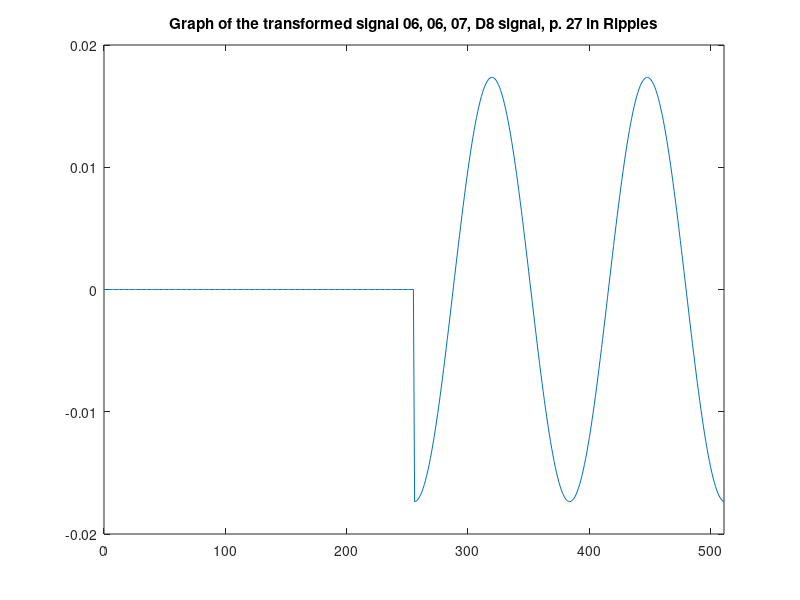
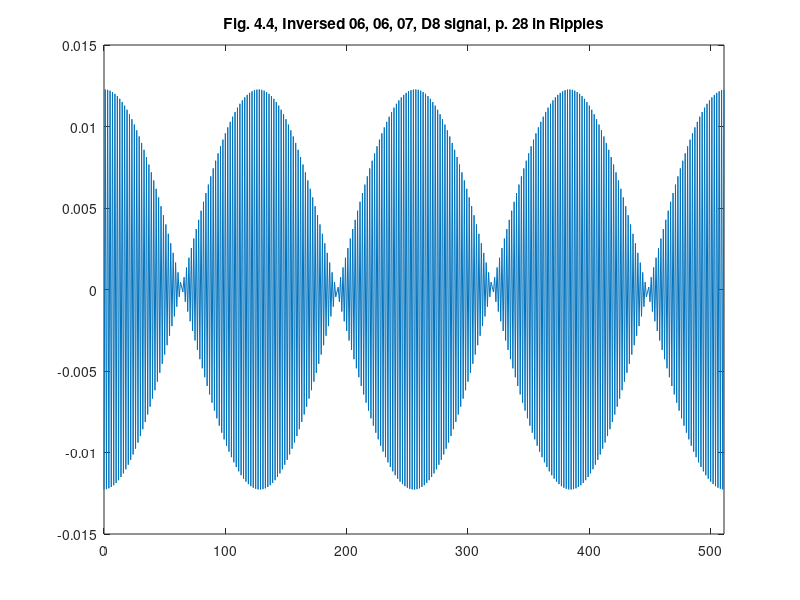

Source code (MATLAB) for these figures, in order:
%% ========================================================================
%% Programmatic octave notes on "Ripples in Mathematics" by A. Jensen
%% and A. la Cour-Harbo written with a deep gratitude to the authors for
%% this wonderful text. I added a few graphs to help me visualize Fig. 4.4.
%% 
%% Reconstruction of graphs on p.28, Ch 04.
%%
%% Author: Vladimir Kulyukin
%% 
%% NB: I have tested this code in Octave, not Matlab.
%%
%% The numbers below were computed by my Java OneDHaar class methods
%% available at https://github.com/VKEDCO/java/blob/master/haar/org.vkedco.wavelets.haar/OneDHaar.java &
%% https://github.com/VKEDCO/java/blob/master/haar/org.vkedco.wavelets.tests/RipplesInMathCh04.java
%% =========================================================================


t = [0:511];

y_s06_d06_d07_d8_p28 = [
0.0
0.0
0.0
0.0
0.0
0.0
0.0
0.0
0.0
0.0
0.0
0.0
0.0
0.0
0.0
0.0
0.0
0.0
0.0
0.0
0.0
0.0
0.0
0.0
0.0
0.0
0.0
0.0
0.0
0.0
0.0
0.0
0.0
0.0
0.0
0.0
0.0
0.0
0.0
0.0
0.0
0.0
0.0
0.0
0.0
0.0
0.0
0.0
0.0
0.0
0.0
0.0
0.0
0.0
0.0
0.0
0.0
0.0
0.0
0.0
0.0
0.0
0.0
0.0
0.0
0.0
0.0
0.0
0.0
0.0
0.0
0.0
0.0
0.0
0.0
0.0
0.0
0.0
0.0
0.0
0.0
0.0
0.0
0.0
0.0
0.0
0.0
0.0
0.0
0.0
0.0
0.0
0.0
0.0
0.0
0.0
0.0
0.0
0.0
0.0
0.0
0.0
0.0
0.0
0.0
0.0
0.0
0.0
0.0
0.0
0.0
0.0
0.0
0.0
0.0
0.0
0.0
0.0
0.0
0.0
0.0
0.0
0.0
0.0
0.0
0.0
0.0
0.0
0.0
0.0
0.0
0.0
0.0
0.0
0.0
0.0
0.0
0.0
0.0
0.0
0.0
0.0
0.0
0.0
0.0
0.0
0.0
0.0
0.0
0.0
0.0
0.0
0.0
0.0
0.0
0.0
0.0
0.0
0.0
0.0
0.0
0.0
0.0
0.0
0.0
0.0
0.0
0.0
0.0
0.0
0.0
0.0
0.0
0.0
0.0
0.0
0.0
0.0
0.0
0.0
0.0
0.0
0.0
0.0
0.0
0.0
0.0
0.0
0.0
0.0
0.0
0.0
0.0
0.0
0.0
0.0
0.0
0.0
0.0
0.0
0.0
0.0
0.0
0.0
0.0
0.0
0.0
0.0
0.0
0.0
0.0
0.0
0.0
0.0
0.0
0.0
0.0
0.0
0.0
0.0
0.0
0.0
0.0
0.0
0.0
0.0
0.0
0.0
0.0
0.0
0.0
0.0
0.0
0.0
0.0
0.0
0.0
0.0
0.0
0.0
0.0
0.0
0.0
0.0
0.0
0.0
0.0
0.0
0.0
0.0
0.0
0.0
0.0
0.0
0.0
0.0
-0.017353269107199996
-0.017321916522383546
-0.017248833923443972
-0.01713419737276341
-0.01697828303983344
-0.016781466535938518
-0.016544222009275723
-0.016267121002689743
-0.01595083107677686
-0.015596114201672194
-0.015203824921397496
-0.014774908295189326
-0.014310397620768977
-0.01381141194503726
-0.013279153368193254
-0.012714904147768758
-0.012120023609558276
-0.011495944872883619
-0.010844171398084385
-0.010166273364549937
-0.009463883888019765
-0.008738695086265102
-0.007992454002628522
-0.007226958397243124
-0.006444052416071981
-0.005645622148198233
-0.004833591082071319
-0.004009915471655274
-0.003176579623640764
-0.002335591117077376
-0.0014889759669394682
-6.387737432781892E-4
2.129673422805805E-4
0.001064195370858105
0.0019128596595747276
0.002756915701824673
0.0035943300926715572
0.004423085427499176
0.005241185162115423
0.006046658422602499
0.006837564753324707
0.007611998791656501
0.008368094858166473
0.009104031451204694
0.00981803563505819
0.010508387311108232
0.011173423361699932
0.011811541656736901
0.012421204913353977
0.013000944399365983
0.013549363471571175
0.014065140940389582
0.014547034252721722
0.014993882485369262
0.01540460914180061
0.015778224745524917
0.016113829223828053
0.016410614076126505
0.016667864321714947
0.016884960222220188
0.017061378774602554
0.017196694971116006
0.017290582823191777
0.017342816146770284
0.017353269107199934
0.017321916522383803
0.017248833923443913
0.017134197372763352
0.01697828303983336
0.016781466535938476
0.016544222009275644
0.016267121002689743
0.015950831076776823
0.015596114201672468
0.015203824921397416
0.014774908295189248
0.014310397620769135
0.01381141194503726
0.013279153368193254
0.01271490414776868
0.012120023609558198
0.01149594487288354
0.010844171398084307
0.010166273364549859
0.009463883888019843
0.00873869508626518
0.007992454002628444
0.007226958397243124
0.006444052416072216
0.005645622148198233
0.004833591082071398
0.004009915471655196
0.003176579623640764
0.002335591117077533
0.0014889759669393897
6.387737432781892E-4
-2.129673422805805E-4
-0.001064195370858105
-0.001912859659574649
-0.0027569157018245945
-0.0035943300926715572
-0.004423085427499097
-0.005241185162115344
-0.006046658422602421
-0.006837564753324707
-0.007611998791656344
-0.008368094858166473
-0.009104031451204773
-0.009818035635058111
-0.010508387311108624
-0.011173423361699854
-0.011811541656736901
-0.012421204913353977
-0.013000944399365747
-0.013549363471571175
-0.014065140940389582
-0.014547034252721644
-0.014993882485369262
-0.015404609141800573
-0.015778224745524917
-0.016113829223828643
-0.01641061407612619
-0.016667864321714947
-0.016884960222220188
-0.017061378774602242
-0.01719669497111664
-0.017290582823191777
-0.017342816146770287
-0.017353269107199937
-0.017321916522383487
-0.017248833923443924
-0.017134197372763352
-0.01697828303983336
-0.016781466535938438
-0.016544222009275644
-0.016267121002689705
-0.015950831076776823
-0.015596114201672194
-0.015203824921397416
-0.014774908295189248
-0.01431039762076882
-0.013811411945037731
-0.013279153368193254
-0.012714904147768758
-0.012120023609558198
-0.011495944872883619
-0.010844171398084385
-0.010166273364549859
-0.009463883888019765
-0.008738695086265102
-0.007992454002628444
-0.007226958397243045
-0.006444052416072216
-0.005645622148198233
-0.004833591082071398
-0.004009915471655274
-0.003176579623640764
-0.0023355911170774546
-0.0014889759669393897
-6.387737432781892E-4
2.129673422805805E-4
0.001064195370858105
0.001912859659574649
0.0027569157018247515
0.0035943300926717142
0.004423085427499333
0.005241185162115187
0.006046658422602185
0.006837564753324471
0.00761199879165603
0.00836809485816616
0.009104031451205008
0.009818035635058425
0.010508387311108624
0.011173423361700324
0.011811541656737293
0.01242120491335437
0.013000944399365277
0.013549363471570703
0.014065140940389034
0.014547034252721094
0.014993882485369812
0.015404609141801123
0.015778224745525503
0.016113829223828605
0.01641061407612678
0.016667864321715537
0.016884960222219577
0.01706137877460163
0.017196694971115385
0.01729058282319115
0.017342816146769663
0.017353269107200565
0.01732191652238411
0.01724883392344454
0.01713419737276398
0.016978283039833987
0.016781466535939066
0.016544222009275016
0.016267121002689115
0.015950831076776233
0.015596114201671644
0.015203824921396868
0.014774908295189798
0.01431039762076937
0.013811411945037731
0.013279153368193648
0.01271490414776923
0.012120023609557728
0.011495944872883149
0.010844171398083913
0.010166273364549467
0.00946388388801945
0.008738695086265494
0.00799245400262868
0.007226958397243359
0.006444052416072216
0.00564562214819839
0.004833591082071555
0.004009915471655117
0.003176579623640607
0.0023355911170772972
0.0014889759669393112
6.387737432781107E-4
-2.129673422805805E-4
-0.001064195370858105
-0.0019128596595747276
-0.0027569157018247515
-0.0035943300926717142
-0.004423085427499333
-0.005241185162115187
-0.006046658422602185
-0.006837564753324471
-0.00761199879165603
-0.008368094858166081
-0.009104031451205087
-0.009818035635058425
-0.010508387311108546
-0.011173423361700246
-0.011811541656737371
-0.012421204913354448
-0.013000944399365277
-0.01354936347157078
-0.014065140940389034
-0.014547034252721094
-0.014993882485369812
-0.015404609141801123
-0.015778224745525503
-0.016113829223828605
-0.01641061407612678
-0.016667864321715537
-0.016884960222219556
-0.01706137877460163
-0.017196694971115395
-0.01729058282319115
-0.017342816146769656
];

figure;
plot(t, y_s06_d06_d07_d8_p28);
xlim([0 511]);
title('Graph of the transformed signal 06, 06, 07, D8 signal, p. 27 in Ripples');

y_fig44a_p28 = [
-0.012270614261456144
0.012270614261456144
-0.012248444636124706
0.012248444636124706
-0.012196767434827796
0.012196767434827796
-0.012115707152469735
0.012115707152469735
-0.012005459070370775
0.012005459070370775
-0.011866288785817247
0.011866288785817247
-0.011698531572214593
0.011698531572214593
-0.011502591571384028
0.011502591571384028
-0.01127894081995004
0.01127894081995004
-0.011028118112162227
0.011028118112162227
-0.010750727701893198
0.010750727701893198
-0.010447437846937746
0.010447437846937746
-0.01011897919912158
0.01011897919912158
-0.009766143044096731
0.009766143044096731
-0.009389779395065634
0.009389779395065634
-0.00899079494502425
0.00899079494502425
-0.008570150882459715
0.008570150882459715
-0.00812886057576273
0.00812886057576273
-0.007667987131934673
0.007667987131934673
-0.007188640835469439
0.007188640835469439
-0.006691976473580885
0.006691976473580885
-0.006179190554219616
0.006179190554219616
-0.005651518423580193
0.005651518423580193
-0.005110231290043676
0.005110231290043676
-0.004556633161726054
0.004556633161726054
-0.003992057705007934
0.003992057705007934
-0.003417865031615452
0.003417865031615452
-0.0028354384219922975
0.0028354384219922975
-0.0022461809928553955
0.0022461809928553955
-0.0016515123169644765
0.0016515123169644765
-0.0010528650032466946
0.0010528650032466946
-4.516812455159225E-4
4.516812455159225E-4
1.5059065189787502E-4
-1.5059065189787502E-4
7.524997632410989E-4
-7.524997632410989E-4
0.0013525960367434808
-0.0013525960367434808
0.0019494337879198962
-0.0019494337879198962
0.0025415751823509303
-0.0025415751823509303
0.003127593699552067
-0.003127593699552067
0.0037060775695861303
-0.0037060775695861303
0.00427563317414098
-0.00427563317414098
0.004834888403878024
-0.004834888403878024
0.005382495963964118
-0.005382495963964118
0.0059171366198217945
-0.0059171366198217945
0.006437522375282444
-0.006437522375282444
0.006942399575480818
-0.006942399575480818
0.007430551927019302
-0.007430551927019302
0.007900803428126213
-0.007900803428126213
0.008352021201746052
-0.008352021201746052
0.00878311822474026
-0.00878311822474026
0.009193055946620954
-0.009193055946620954
0.009580846791509279
-0.009580846791509279
0.009945556537294009
-0.009945556537294009
0.010286306566252512
-0.010286306566252512
0.010602275981718812
-0.010602275981718812
0.010892703585695496
-0.010892703585695496
0.011156889712646058
-0.011156889712646058
0.011394197915050778
-0.011394197915050778
0.011604056496664463
-0.011604056496664463
0.011785959889781955
-0.011785959889781955
0.01193946987319701
-0.01193946987319701
0.012064216627913696
-0.012064216627913696
0.012159899628072728
-0.012159899628072728
0.012226288364946545
-0.012226288364946545
0.01226322290225282
-0.01226322290225282
0.012270614261456099
-0.012270614261456099
0.012248444636124886
-0.012248444636124886
0.012196767434827754
-0.012196767434827754
0.012115707152469693
-0.012115707152469693
0.01200545907037072
-0.01200545907037072
0.011866288785817218
-0.011866288785817218
0.011698531572214538
-0.011698531572214538
0.011502591571384028
-0.011502591571384028
0.011278940819950012
-0.011278940819950012
0.011028118112162422
-0.011028118112162422
0.010750727701893142
-0.010750727701893142
0.01044743784693769
-0.01044743784693769
0.010118979199121692
-0.010118979199121692
0.009766143044096731
-0.009766143044096731
0.009389779395065634
-0.009389779395065634
0.008990794945024194
-0.008990794945024194
0.00857015088245966
-0.00857015088245966
0.008128860575762675
-0.008128860575762675
0.007667987131934617
-0.007667987131934617
0.007188640835469384
-0.007188640835469384
0.00669197647358094
-0.00669197647358094
0.006179190554219671
-0.006179190554219671
0.0056515184235801375
-0.0056515184235801375
0.005110231290043676
-0.005110231290043676
0.00455663316172622
-0.00455663316172622
0.003992057705007934
-0.003992057705007934
0.003417865031615508
-0.003417865031615508
0.0028354384219922424
-0.0028354384219922424
0.0022461809928553955
-0.0022461809928553955
0.0016515123169645873
-0.0016515123169645873
0.0010528650032466391
-0.0010528650032466391
4.516812455159225E-4
-4.516812455159225E-4
-1.5059065189787502E-4
1.5059065189787502E-4
-7.524997632410989E-4
7.524997632410989E-4
-0.0013525960367434253
0.0013525960367434253
-0.0019494337879198407
0.0019494337879198407
-0.0025415751823509303
0.0025415751823509303
-0.003127593699552011
0.003127593699552011
-0.003706077569586075
0.003706077569586075
-0.004275633174140925
0.004275633174140925
-0.004834888403878024
0.004834888403878024
-0.005382495963964007
0.005382495963964007
-0.0059171366198217945
0.0059171366198217945
-0.006437522375282501
0.006437522375282501
-0.006942399575480762
0.006942399575480762
-0.007430551927019579
0.007430551927019579
-0.007900803428126157
0.007900803428126157
-0.008352021201746052
0.008352021201746052
-0.00878311822474026
0.00878311822474026
-0.009193055946620787
0.009193055946620787
-0.009580846791509279
0.009580846791509279
-0.009945556537294009
0.009945556537294009
-0.010286306566252457
0.010286306566252457
-0.010602275981718812
0.010602275981718812
-0.010892703585695468
0.010892703585695468
-0.011156889712646058
0.011156889712646058
-0.011394197915051196
0.011394197915051196
-0.011604056496664239
0.011604056496664239
-0.011785959889781955
0.011785959889781955
-0.01193946987319701
0.01193946987319701
-0.012064216627913476
0.012064216627913476
-0.012159899628073177
0.012159899628073177
-0.012226288364946545
0.012226288364946545
-0.012263222902252822
0.012263222902252822
-0.012270614261456102
0.012270614261456102
-0.012248444636124664
0.012248444636124664
-0.012196767434827761
0.012196767434827761
-0.012115707152469693
0.012115707152469693
-0.01200545907037072
0.01200545907037072
-0.011866288785817192
0.011866288785817192
-0.011698531572214538
0.011698531572214538
-0.011502591571384002
0.011502591571384002
-0.011278940819950012
0.011278940819950012
-0.011028118112162227
0.011028118112162227
-0.010750727701893142
0.010750727701893142
-0.01044743784693769
0.01044743784693769
-0.01011897919912147
0.01011897919912147
-0.009766143044097064
0.009766143044097064
-0.009389779395065634
0.009389779395065634
-0.00899079494502425
0.00899079494502425
-0.00857015088245966
0.00857015088245966
-0.00812886057576273
0.00812886057576273
-0.007667987131934673
0.007667987131934673
-0.007188640835469384
0.007188640835469384
-0.006691976473580885
0.006691976473580885
-0.006179190554219616
0.006179190554219616
-0.0056515184235801375
0.0056515184235801375
-0.005110231290043621
0.005110231290043621
-0.00455663316172622
0.00455663316172622
-0.003992057705007934
0.003992057705007934
-0.003417865031615508
0.003417865031615508
-0.0028354384219922975
0.0028354384219922975
-0.0022461809928553955
0.0022461809928553955
-0.001651512316964532
0.001651512316964532
-0.0010528650032466391
0.0010528650032466391
-4.516812455159225E-4
4.516812455159225E-4
1.5059065189787502E-4
-1.5059065189787502E-4
7.524997632410989E-4
-7.524997632410989E-4
0.0013525960367434253
-0.0013525960367434253
0.0019494337879199517
-0.0019494337879199517
0.0025415751823510413
-0.0025415751823510413
0.003127593699552178
-0.003127593699552178
0.003706077569585964
-0.003706077569585964
0.004275633174140758
-0.004275633174140758
0.004834888403877857
-0.004834888403877857
0.005382495963963785
-0.005382495963963785
0.0059171366198215725
-0.0059171366198215725
0.006437522375282666
-0.006437522375282666
0.006942399575480984
-0.006942399575480984
0.007430551927019579
-0.007430551927019579
0.00790080342812649
-0.00790080342812649
0.008352021201746329
-0.008352021201746329
0.008783118224740538
-0.008783118224740538
0.009193055946620454
-0.009193055946620454
0.009580846791508946
-0.009580846791508946
0.00994555653729362
-0.00994555653729362
0.010286306566252068
-0.010286306566252068
0.0106022759817192
-0.0106022759817192
0.010892703585695857
-0.010892703585695857
0.011156889712646473
-0.011156889712646473
0.011394197915051169
-0.011394197915051169
0.011604056496664655
-0.011604056496664655
0.011785959889782371
-0.011785959889782371
0.011939469873196579
-0.011939469873196579
0.012064216627913044
-0.012064216627913044
0.012159899628072289
-0.012159899628072289
0.012226288364946103
-0.012226288364946103
0.01226322290225238
-0.01226322290225238
0.012270614261456547
-0.012270614261456547
0.012248444636125105
-0.012248444636125105
0.012196767434828198
-0.012196767434828198
0.012115707152470137
-0.012115707152470137
0.012005459070371163
-0.012005459070371163
0.011866288785817636
-0.011866288785817636
0.011698531572214094
-0.011698531572214094
0.011502591571383584
-0.011502591571383584
0.011278940819949596
-0.011278940819949596
0.011028118112161839
-0.011028118112161839
0.010750727701892754
-0.010750727701892754
0.010447437846938079
-0.010447437846938079
0.010118979199121858
-0.010118979199121858
0.009766143044097064
-0.009766143044097064
0.009389779395065911
-0.009389779395065911
0.008990794945024583
-0.008990794945024583
0.008570150882459326
-0.008570150882459326
0.008128860575762398
-0.008128860575762398
0.007667987131934339
-0.007667987131934339
0.007188640835469107
-0.007188640835469107
0.006691976473580663
-0.006691976473580663
0.006179190554219893
-0.006179190554219893
0.005651518423580304
-0.005651518423580304
0.005110231290043843
-0.005110231290043843
0.00455663316172622
-0.00455663316172622
0.003992057705008045
-0.003992057705008045
0.003417865031615619
-0.003417865031615619
0.0028354384219921864
-0.0028354384219921864
0.0022461809928552845
-0.0022461809928552845
0.0016515123169644206
-0.0016515123169644206
0.0010528650032465836
-0.0010528650032465836
4.5168124551586697E-4
-4.5168124551586697E-4
-1.5059065189787502E-4
1.5059065189787502E-4
-7.524997632410989E-4
7.524997632410989E-4
-0.0013525960367434808
0.0013525960367434808
-0.0019494337879199517
0.0019494337879199517
-0.0025415751823510413
0.0025415751823510413
-0.003127593699552178
0.003127593699552178
-0.003706077569585964
0.003706077569585964
-0.004275633174140758
0.004275633174140758
-0.004834888403877857
0.004834888403877857
-0.005382495963963785
0.005382495963963785
-0.005917136619821517
0.005917136619821517
-0.006437522375282723
0.006437522375282723
-0.006942399575480984
0.006942399575480984
-0.007430551927019524
0.007430551927019524
-0.007900803428126435
0.007900803428126435
-0.008352021201746385
0.008352021201746385
-0.008783118224740594
0.008783118224740594
-0.009193055946620454
0.009193055946620454
-0.009580846791509001
0.009580846791509001
-0.00994555653729362
0.00994555653729362
-0.010286306566252068
0.010286306566252068
-0.0106022759817192
0.0106022759817192
-0.010892703585695857
0.010892703585695857
-0.011156889712646473
0.011156889712646473
-0.011394197915051169
0.011394197915051169
-0.011604056496664655
0.011604056496664655
-0.011785959889782371
0.011785959889782371
-0.011939469873196563
0.011939469873196563
-0.012064216627913044
0.012064216627913044
-0.012159899628072297
0.012159899628072297
-0.012226288364946103
0.012226288364946103
-0.012263222902252376
0.012263222902252376
];

figure;
plot(t, y_fig44a_p28);
xlim([0 511]);
title('Fig. 4.4, Inversed 06, 06, 07, D8 signal, p. 28 in Ripples');
